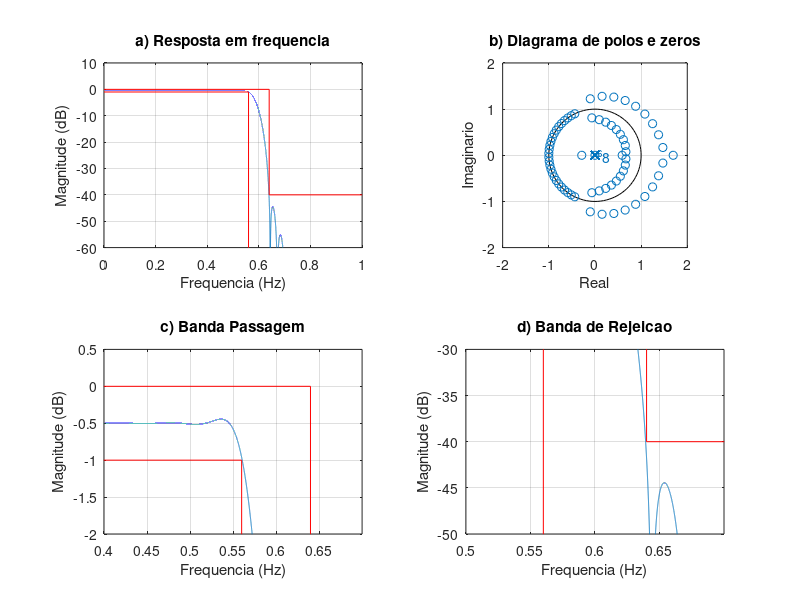
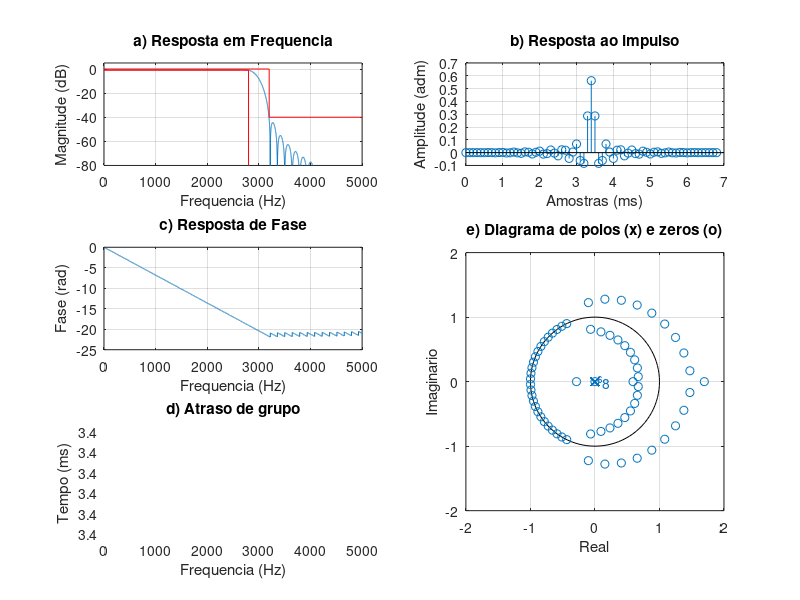

The MATLAB source for these figures, in order: (Note: this script raises an error after producing the figures.)
% Projeto filtro 1
% LP - (fa = 10000 Hz, f1 = 2800 Hz; f2 = 3200 Hz, Ap = 1 dB, As = 40 dB, GdB = 0 dB)

close all;
clear all;
clc;

ExecutarAjuste = 1;

%% Especificacoes
fa = 10000; fp = 2800; fs = 3200;
Ap = 1; As = 40; GdB = 0;
wp = fp/fa*(2*pi); ws = fs/fa*(2*pi);

wc1 = sqrt(wp*ws); % media geometrica
Dw1 = ws - wp;
M1 = ceil(3.11*pi/(Dw1));
G0 = GdB;

%%
% Projeto inicial
M = M1;
Dw = Dw1;
wc = wc1;

if ExecutarAjuste
    % primeiro ajuste
    G0 = 0.5; % db

%     % segundo ajuste M (n/2)
%     wp2 = 0.5741*pi; ws2 = 0.6375*pi;
%     Dw2 = ws2 - wp2;
%     M2 = ceil(M1*Dw2/Dw1); % nova ordem do filtro 2*M2
%     M = M2;
% 
%     % ajuste deslocamento
%     wc2 = wc1 - ((0.0075+0.0077)/2)*pi;
%     wc = wc2;

    % segundo ajuste M (n/2)
    wp2 = 0.5688*pi; ws2 = 0.6373*pi;
    Dw2 = ws2 - wp2;
    M2 = ceil(M1*Dw2/Dw1); % nova ordem do filtro 2*M2
    M = M2;
    
    % ajuste deslocamento
    wc2 = wc1 - ((0.0044+0.003)/2)*pi;
    wc = wc2;
end
    
k = 1:M;
% Low Pass
bi = sin(wc*k)./(pi*k);
b0 = wc/pi;
b = [flip(bi) b0 bi];

m = -M:M;
% wk = 0.5 + 0.5*cos(2*pi*m/(2*M+1)); % Hann
wk = hann(2*M+1)';
% wk = barthannwin(2*M+1)';
% wk = bartlett(2*M+1)';
% wk = triang(2*M+1)';
% wk = hamming(2*M+1)';
b = b.*wk*10^(-G0/20); % regular altura do filtro em db

%%
figure(1)
subplot(221)
[h, w] = freqz(b, 1, linspace(0,pi,100000));
% plot(w/pi, abs(h)); grid on;
plot(w/pi, 20*log10(abs(h))); grid on;
title('a) Resposta em frequencia')
ylim([-60 10])
hold on;
plot([0,wp,wp]/pi,[-Ap,-Ap,-80], '-red')
plot([0,ws/pi,ws/pi,1],[0,0,-As,-As], '-red')
xlabel('Frequencia (Hz)');
ylabel('Magnitude (dB)');

subplot(222)
zplane(b, 1); axis([-2 2 -2 2]);
title('b) Diagrama de polos e zeros')
xlabel('Real');
ylabel('Imaginario');

subplot(223)
plot(w/pi, 20*log10(abs(h)));
title('c) Banda Passagem')
grid on; hold on;
plot([0,wp,wp]/pi,[-Ap,-Ap,-80], '-red')
plot([0,ws/pi,ws/pi,1],[0,0,-As,-As], '-red')
xlim([0.4 0.7]); ylim([-2 0.5]);
xlabel('Frequencia (Hz)');
ylabel('Magnitude (dB)');

subplot(224)
plot(w/pi, 20*log10(abs(h)));
title('d) Banda de Rejeicao')
grid on; hold on;
plot([0,wp,wp]/pi,[-Ap,-Ap,-80], '-red')
plot([0,ws/pi,ws/pi,1],[0,0,-As,-As], '-red')
xlim([0.5 0.7]); ylim([-50 -30]);
xlabel('Frequencia (Hz)');
ylabel('Magnitude (dB)');

%%
figure(2)
%suptitle(['LP FIR ' num2str(fp) '-' num2str(fs) ' Ordem: ' num2str(2*M+1)])

escala = fa/2;
subplot(3,2,[4 6])
zplane(b, 1);
axis([-2 2 -2 2])
title('e) Diagrama de polos (x) e zeros (o)')
xlabel('Real');
ylabel('Imaginario');

clear h w
[h, w] = freqz(b, 1, 'whole');

subplot(322)
x_imp = [0:length(b)-1]/fa*1000;
stem(x_imp, b); grid on;
title('b) Resposta ao impulso')
xlabel('Amostras (ms)');
ylabel('Amplitude (adm)');

subplot(321)
[h, w] = freqz(b, 1, linspace(0,pi,10000));
% plot(w/pi, abs(h)); grid on;
plot(w/pi*escala, 20*log10(abs(h))); grid on;
hold on;
title('a) Resposta em Frequencia')
ylim([-80 5])
Amin = 80;
% plot([0 wp wp]/pi, -[Ap Ap Amin], 'r');
plot([0,fs,fs,fa/2],[0,0,-As,-As], 'r')
plot([0,fp,fp,],[-Ap,-Ap,-80], 'r')
xlim([0 fa/2])
xlabel('Frequencia (Hz)');
ylabel('Magnitude (dB)');

subplot(323)
plot(w/pi*escala, unwrap(angle(h))/pi); grid on;
title('c) Resposta de Fase')
xlabel('Frequencia (Hz)');
ylabel('Fase (rad)');

subplot(325)
[del_y, del_x] = grpdelay(b, 1);
plot(del_x/pi*fa/2, del_y/fa*1000);
title('d) Atraso de grupo')
xlabel('Frequencia (Hz)');
ylabel('Tempo (ms)');

%%
syms z
H(z) = poly2sym(b, z);
pretty(vpa(collect(H(z)), 3))

% %% Simulacao com PM
% % Specs:
% 
% fcuts = [fp fs];
% w = fcuts/fa*(2*pi);
% wp = w(1)/pi; ws = w(2)/pi;
% 
% mags = [1 0];
% % devs = [1-10^(-Ap/20) 10^(-As/20)];
% devs = [1-10^(-(Ap/2-0.06)/20) 10^(-As/20)];
% G0 = -Ap/2;
% 
% % calculo da ordem com firpmord
% [n,f0,a0,w0] = firpmord(fcuts,mags,devs,fa);
% 
% % calculo algoritmo PM
% h_pm = firpm(n,f0,a0,w0);
% h_pm = h_pm*10^(G0/20);
% 
% [Hw,w] = freqz(h_pm, 1, 10000);
% plot(w*fa/2/pi,20*log10(abs(Hw)))
% title_txt = ['PM Filter N = ' num2str(n)];
% title(title_txt)
% hold on
% Amin = 80;
% % ylim([-Amin 10])
% plot([0,wp,wp]*fa/2,[-Ap,-Ap,-80], '-red')
% plot([0,ws,ws,1]*fa/2,[0,0,-As,-As], '-red')
% 
% 
